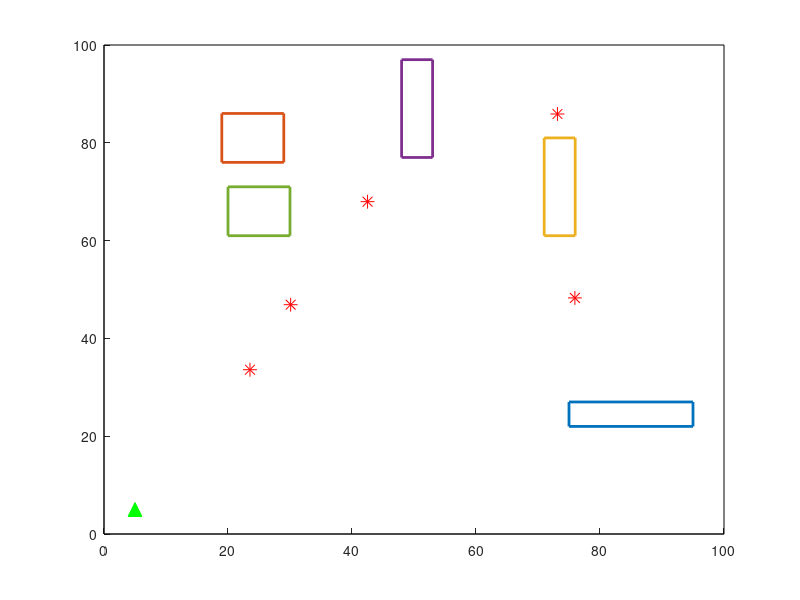

Here is the MATLAB script that generated this plot: (Note: this script raises an error after producing the figure.)
function [traj,traj_dense,traj_mpc,traj_mpc_dense] = genRndScene()
%%% randomly generate scenarios for simulation
% Chang Liu 8/6/16
% parameters to tune:
% s_pos: starting position of the human
% shape_set: the set of obstacles shapes
% obs_num: total number of obstacles
% tar_num: total number of targets
% max_spd_set: the maximum speed of the human between a pair of obstacles

clc;
close all
clear all

% basic setup
fld_cor = [0,0,100,100]; % size of the field [xmin,ymin,xmax,ymax]
s_pos = [5;5]; % starting position of the human

%% define obstacle
% define basic obstacle shapes
% {'r',[w,h]}: rectangle with horizontal size a (width) and vertical size b
% (height).
% {'c',a}: circle with radius a
shape_set = {{'r',[5,20]},{'r',[20,5]},{'r',[10,10]},{'c',5}}; 

% generate obstacle positions
obs_num = 5; % specifiy total number of obstacles
obs_set = cell(obs_num,1); % save info of obstacles
count = 0; % counter for obstacle

while (count < obs_num)
    % randomly generate obstacles until we have the numble of obstacle is obs_num
    shape_idx = randi(length(shape_set),1); % randomly choose a shape
    tmp_shape = shape_set{shape_idx};
    
    % generate position of an obstacle
    tmp_pos = [randi([fld_cor(1),fld_cor(3)],1);randi([fld_cor(2),fld_cor(4)],1)]; 
    if strcmp(tmp_shape{1},'c')        
    % for a circle, the generated position is its center
        radius = tmp_shape{2};
        
        % keep this obstacle if it falls within the field and do not
        % collide with other obstacles. otherwise, generate a new one
        if (tmp_pos(1)+radius <= fld_cor(3)) && (tmp_pos(1)-radius >= fld_cor(1)) ...
                && (tmp_pos(2)+radius <= fld_cor(4)) && (tmp_pos(2)-radius >= fld_cor(2))            
            % if inside the field, check collision then 
            new_shape = {shape_set{shape_idx}{1},shape_set{shape_idx}{2},tmp_pos};
            is_colliding = false;            
            for jj = 1:count                
                other_shape = obs_set{jj};                
                is_colliding = collisionCheck(new_shape,other_shape);
                if is_colliding
                    break;
                end
            end
            if is_colliding
                continue;
            end
            count = count + 1;
            obs_set{count} = new_shape;            
        end
    elseif strcmp(tmp_shape{1},'r')
        % for rectangle, the generated position is its lower-left coordinate
        w = tmp_shape{2}(1);
        h = tmp_shape{2}(2);
        
        % keep this obstacle if it falls within the field and do not
        % collide with other obstacles. otherwise, generate a new one
        if (tmp_pos(1)+w <= fld_cor(3)) && (tmp_pos(2)+h <= fld_cor(4))
            % if inside the field, check collision then   
            new_shape = {shape_set{shape_idx}{1},shape_set{shape_idx}{2},tmp_pos};
            is_colliding = false;
            for jj = 1:count
                other_shape = obs_set{jj};                
                is_colliding = collisionCheck(new_shape,other_shape);
                if is_colliding
                    break;
                end
            end
            if is_colliding
                continue
            end
            count = count + 1;
            obs_set{count} = new_shape;            
        end
    end
end

%% define targets locations
d_margin = 10; % we design the targets to lie within a smaller rectangular area than the whole field: [xmin+d_margin,ymin+d_margin,xmax-d_margin,ymax-d_margin]
tar_area = fld_cor+[d_margin,d_margin,-d_margin,-d_margin];

obs_margin = 2; % the target should be away from the boundaries of obstacles by this margin

% specify target number
tar_num = 5; 
tar_cnt = 1; % counter for target
tar_pos = zeros(2,tar_num); % save targets' positions

while (tar_cnt <= tar_num)
    re_gen = false; % if true, the generated point is inside an obstacle and new regeneration is needed
    
    % generate target position
    tmp_pos = [tar_area(3)-tar_area(1);tar_area(4)-tar_area(2)].*...
        [rand(1);rand(1)]+[tar_area(1);tar_area(2)];
    
    % check if the generated point is in an obstacle
    for ii = 1:obs_num 
        tmp_shape = obs_set{ii};
        if strcmp(tmp_shape{1},'c')
            % for circle, the generated position is its center
            radius = tmp_shape{2};
            if norm(tmp_pos-tmp_shape{3}) <= radius+obs_margin
                re_gen = true;
                break
            end
        elseif strcmp(tmp_shape{1},'r')
            % for rectangle, the generated position is its lower-left coordinate
%             w = tmp_shape{2}(1);
%             h = tmp_shape{2}(2);
%             ll_cor = tmp_shape{3}; % lower-left coordinate
            w = sqrt(2)*tmp_shape{2}(1);
            h = sqrt(2)*tmp_shape{2}(2);
            ll_cor = tmp_shape{3}-1/2*(sqrt(2)-1)*[w;h];
            
            if (tmp_pos(1) >= ll_cor(1)-obs_margin) && (tmp_pos(2) >= ll_cor(2)-obs_margin) && ...
                    (tmp_pos(1) <= ll_cor(1)+w+obs_margin) && (tmp_pos(2) <= ll_cor(2)+h+obs_margin)
                re_gen = true;
                break
            end
        end
    end
    
    if ~re_gen
        tar_pos(:,tar_cnt) = tmp_pos;
        tar_cnt = tar_cnt + 1;
    end
end
%}

%% draw the scenario
figure
hold on
rectangle('Position',[fld_cor(1),fld_cor(2),fld_cor(3)-fld_cor(1),fld_cor(4)-fld_cor(2)]);

% draw obstacles
delta_ang = linspace(0,2*pi,20);
for ii = 1:obs_num % check if the generated point is in an obstacle
    tmp_shape = obs_set{ii};
    if strcmp(tmp_shape{1},'c')
        % for circle, the generated position is its center
        radius = tmp_shape{2};
        center = tmp_shape{3};
        plot(center(1)+radius*cos(delta_ang),center(2)+radius*sin(delta_ang),'LineWidth',2);
        
    elseif strcmp(tmp_shape{1},'r')
        % for rectangle, the generated position is its lower-left coordinate
        w = tmp_shape{2}(1);
        h = tmp_shape{2}(2);
        ll_cor = tmp_shape{3}; % lower-left coordinate
        all_cor = [ll_cor,ll_cor+[w;0],ll_cor+[w;h],ll_cor+[0;h]];
        plot([all_cor(1,:),all_cor(1,1)],[all_cor(2,:),all_cor(2,1)],'LineWidth',2);
    end
end

% draw targets
for ii = 1:size(tar_pos,2)
    plot(tar_pos(1,ii),tar_pos(2,ii),'r*','MarkerSize',10)
end
%}

%% find feasible path between targets
%
% this code usese RRT* to find a path
hold on
addpath('rrtstar')

spd_intv_set = [2.5 3;1.5 2;0.5 1;2 2.5;1 1.5]; % human speed interval for each section
dt = 0.5;
samp_t = 0.05;
des_pos = [s_pos,tar_pos]; % human destinations, including his starting position and all target positions
max_iter = 2e4;  % number of points to sample
rand_seed = 30; 

% draw starting position of the human
plot(s_pos(1),s_pos(2),'g^','MarkerSize',10,'MarkerFaceColor','g');

arr_time = zeros(tar_num,1); % time step that robot arrives at a target
traj = [];
for kk = 1:size(des_pos,2)-1
    fld = struct('fld_cor',fld_cor,'obs_set',{obs_set},'g_pos',des_pos(:,kk+1),...
    's_pos',des_pos(:,kk),'obs_margin',obs_margin);
    
%     idx = randi(size(spd_intv_set,1),1);
    spd_intv = spd_intv_set(kk,:);
    step_intv = spd_intv*dt;
    
    display(sprintf('max_iter %d',max_iter))
    display(sprintf('rand_seed %d',rand_seed))
    
    is_demo = 0;
    variant = 'Simple2D'; % this class is used for RRT* for a holonomic vehicle
    
    % find a path using RRT*
    result = pathFinder(fld,step_intv,max_iter,is_demo,rand_seed,variant);
    traj = [traj,result.opt_path];
    arr_time(kk) = size(traj,2);
end

% smooth trajectory
% traj_s = trajSmoothing(traj);
% traj_mpc = mpcSmoothing(traj,arr_time,dt,samp_t,max_spd_set,tar_pos);

% change the sampling time to be samp_t = 0.05 for original trajectory
traj_dense = [];
ratio = dt/samp_t;
for ii = 1:size(traj,2)-1
    pt1 = linspace(traj(1,ii),traj(1,ii+1),ratio+1);
    pt2 = linspace(traj(2,ii),traj(2,ii+1),ratio+1);
    tmp_traj = [pt1(1:end-1);pt2(1:end-1)];
    traj_dense = [traj_dense,tmp_traj];
end
traj_dense = [traj_dense,traj(:,end)]; 

% change the sampling time to be samp_t = 0.05 for smoothed trajectory
% traj_mpc_dense = [];
% ratio = dt/samp_t;
% for ii = 1:size(traj_s,2)-1
%     pt1 = linspace(traj_mpc(1,ii),traj_mpc(1,ii+1),ratio+1);
%     pt2 = linspace(traj_mpc(2,ii),traj_mpc(2,ii+1),ratio+1);
%     tmp_traj = [pt1(1:end-1);pt2(1:end-1)];
%     traj_mpc_dense = [traj_mpc_dense,tmp_traj];
% end
% traj_mpc_dense = [traj_mpc_dense,traj(:,end)]; 

% draw trajectory
% hold on
plot(traj(1,:),traj(2,:),'r')
% plot(traj_s(1,:),traj_s(2,:),'c')
% plot(traj_mpc(1,:),traj_mpc(2,:),'g')
% plot(traj_dense(1,:),traj_dense(2,:),'b')
%}


%% save the scenario
% scenario = struct('fld_cor',fld_cor,'dt',dt,'s_pos',s_pos,'obs_num',obs_num,...
%     'obs_set',{obs_set},'tar_num',tar_num,'tar_pos',tar_pos,...
%     'obs_margin',obs_margin,'samp_t',samp_t,'traj',traj_dense);
% save('scenario.mat','scenario');
save('workspace.mat');
end

function is_colliding = collisionCheck(shape1, shape2)
% check if two shapes collide

is_colliding = false;

if strcmp(shape1{1},'r')
    w = shape1{2}(1);
    h = shape1{2}(2);
    xmin1 = shape1{3}(1);
    ymin1 = shape1{3}(2);
    xmax1 = shape1{3}(1)+w;
    ymax1 = shape1{3}(2)+h;
elseif strcmp(shape1{1},'c')
    rad1 = shape1{2};
    center1 = shape1{3};
end

if strcmp(shape2{1},'r')
    w = shape2{2}(1);
    h = shape2{2}(2);
    xmin2 = shape2{3}(1);
    ymin2 = shape2{3}(2);
    xmax2 = shape2{3}(1)+w;
    ymax2 = shape2{3}(2)+h;
elseif strcmp(shape2{1},'c')
    rad2 = shape2{2};
    center2 = shape2{3};
end


if strcmp(shape1{1},'r') && strcmp(shape2{1},'r')
    % two rectangles collide iff xmin1<xmax2 && xmax1>xmin2 &&
    % ymin1 < ymax2 && ymax1 > ymin2
    if (xmin1<xmax2 && xmax1>xmin2 && ymin1 < ymax2 && ymax1 > ymin2)
        % colliding happens
        is_colliding = true;
        return
    end
elseif strcmp(shape1{1},'r') && strcmp(shape2{1},'c')
    % the rectangle collide with a circle iff one of two
    % conditions is statisfied:
    % 1. a further point of the circle along x or y
    % direction is inside the rectangle
    % 2. a vertex of rectangle is inside the circle
    
    % test condition 1
    fur_pts = bsxfun(@plus,center2,[-rad2,0,rad2,0;0,rad2,0,-rad2]);
    tmp_cmp = bsxfun(@lt,[xmin1;ymin1],fur_pts) & bsxfun(@gt,[xmax1;ymax1],fur_pts);
    if ~all(sum(tmp_cmp,2)<2)
        % colliding happens
        is_colliding = true;
        return
    end
    
    % test condition 2
    % corner points of the rectangle
    cor_pts = [xmin1,xmin1,xmax1,xmax1;ymin1,ymax1,ymax1,ymin1];
    % distance to circle center
    tmp_cmp = sum((bsxfun(@minus,cor_pts,center2)).^2,1)-rad2^2;
    if ~all(tmp_cmp > 0)
        % colliding happens
        is_colliding = true;
        return
    end
elseif strcmp(shape1{1},'c') && strcmp(shape2{1},'r')
    % the rectangle collide with a circle iff one of two
    % conditions is statisfied:
    % 1. a further point of the circle along x or y
    % direction is inside the rectangle
    % 2. a vertex of rectangle is inside the circle
    
    % test condition 1
    fur_pts = bsxfun(@plus,center1,[-rad1,0,rad1,0;0,rad1,0,-rad1]);
    tmp_cmp = bsxfun(@lt,[xmin2;ymin2],fur_pts) & bsxfun(@gt,[xmax2;ymax2],fur_pts);
    if ~all(sum(tmp_cmp,2)<2)
        % colliding happens
        is_colliding = true;
        return
    end
    
    % test condition 2
    % corner points of the rectangle
    cor_pts = [xmin2,xmin2,xmax2,xmax2;ymin2,ymax2,ymax2,ymin2];
    % distance to circle center
    tmp_cmp = sum((bsxfun(@minus,cor_pts,center1)).^2,1)-rad1^2;
    if ~all(tmp_cmp > 0)
        % colliding happens
        is_colliding = true;
        return
    end
elseif strcmp(shape1{1},'c') && strcmp(shape2{1},'c')
    if norm(center1-center2) <= rad1+rad2
        % colliding happens
        is_colliding = true;
        return
    end
end
end

function traj_s = trajSmoothing(traj)
    max_num = 5;
    len = size(traj,2);
    t = floor(len/max_num);
    traj_s = [];
    
    for ii = 1:t
        if ii < t
            tmp_pts = traj(:,max_num*(ii-1)+1:max_num*ii);            
        else
            tmp_pts = traj(:,max_num*(ii-1)+1:end);
        end
        % polynomial fitting
        p = polyfit(tmp_pts(1,:),tmp_pts(2,:),1);
        fit_y = polyval(p,tmp_pts(1,:));
        traj_s = [traj_s,[tmp_pts(1,:);fit_y]];
    end
end

function traj_mpc = mpcSmoothing(traj,arr_time,dt,samp_t,max_spd_set,tar_pos)
    traj_len = size(traj,2);
    traj_mpc = traj;
    cnt = 1;
    cur_state = [traj(:,1);max_spd_set(cnt);max_spd_set(cnt)];
    mpc_hor = 10;
    x = sdpvar(4,mpc_hor+1); %[x;y;theta;v]
    u = sdpvar(2,mpc_hor); % [w;a]
%     x = sdpvar(4,mpc_hor+1); %[x;y;vx;vy]
%     u = sdpvar(2,mpc_hor); % [ax;ay]
    a_lb = -2;
    a_ub = 2;
    w_lb = -pi;
    w_ub = pi;
%     a_lb = -2;
%     a_ub = 2;
    
    
    for kk = 1:traj_len-mpc_hor
        display(kk)
        
        obj = 0;
        
        if ismember(kk,arr_time)
            cnt = cnt+1;
        end
        
        for ii = 1:mpc_hor
            w = 1;
            obj = obj+w*sum((x(1:2,ii+1)-traj(:,kk+ii)).^2);            
        end
        
        constr = [x(:,1) == cur_state];
        
        for ii = 1:mpc_hor  
            % double integrator model
%             constr = [constr, x(:,ii+1) == [1 0 dt 0; 0 1 0 dt; 0 0 1 0; 0 0 0 1]*x(:,ii) + [0 0;0 0;dt 0;0 dt]*u(:,ii)];
%             constr = [constr, x(3,ii+1)^2+x(4,ii+1)^2 <= max_spd_set(cnt)^2];
%             constr = [constr, a_lb <= u(:,ii) <= a_ub];
            
            % unicycle model
            constr = [constr,x(1:2,ii+1) == x(1:2,ii)+x(4,ii)*[cos(x(3,ii));sin(x(3,ii))]*dt,...
                x(3,ii+1) == x(3,ii) + u(1,ii)*dt, x(4,ii+1) == x(4,ii)+u(2,ii)*dt,...
                0<=x(4,ii+1)<=max_spd_set(cnt),w_lb<=u(1,ii)<=w_ub,a_lb<=u(2,ii)<=a_ub];
        end
        
        opt = sdpsettings('solver','fmincon','verbose',0);
        sol = optimize(constr,obj,opt);
        cur_state = value(x(:,2));
        if sol.problem ~= 0
            display('mpc goes wrong')
            display(sol.problem)
        end
        if kk < traj_len-mpc_hor
            traj_mpc(:,kk+1) = value(x(1:2,2));
        else
            traj_mpc(:,kk:end) = value(x(1:2,:));
        end
%         display(cur_state)
    end
end